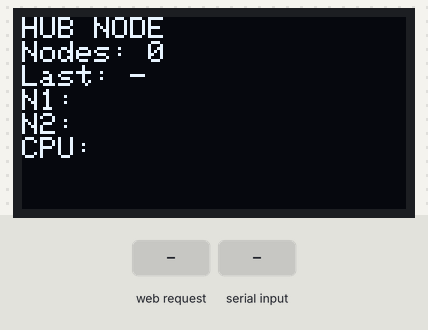
Bench run of a sketch on a simulated ESP32. Parts: 128×64 one-colour display. Inputs (shaded band) come from the test bench.

Above: at 1.2 s.
1.3 s: HTTP request GET /rfid received
At 2.2 s:
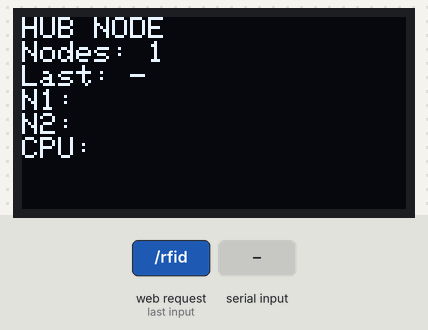
4.3 s: "/rfid\n" received over Serial
At 5.5 s:
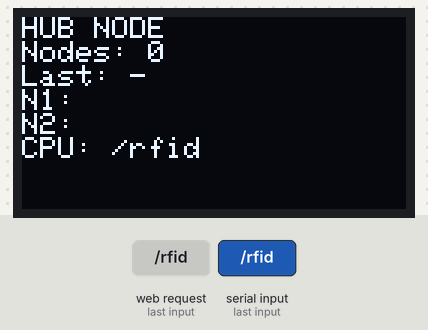
5.8 s: "/pot\n" received over Serial
At 7.0 s:
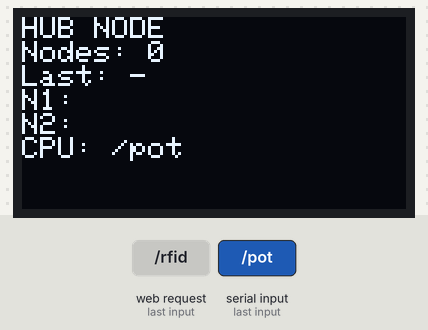
7.3 s: "/pbs\n" received over Serial
At 7.8 s:
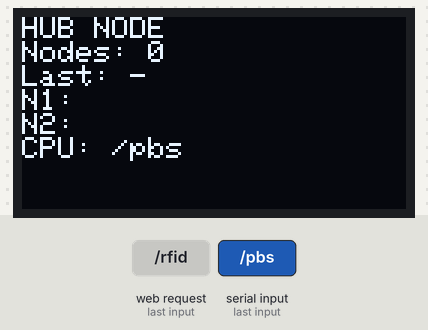
8.8 s: HTTP request GET /pot received
At 9.4 s:
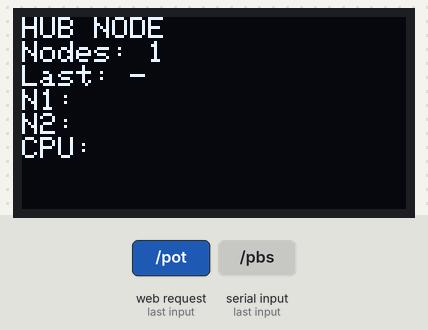
Timing chart, 0 to 11.8 s (numbered marks = the images above; inputs shaded):
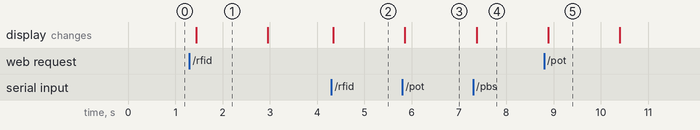

The sketch:

hub.ino
```cpp
#include <WiFi.h>
#include <Wire.h>
#include <Adafruit_SSD1306.h>
#include "esp_task_wdt.h"

#define WDT_TIMEOUT 5  // seconds

/* ================= OLED ================= */
#define OLED_SDA 8
#define OLED_SCL 9
Adafruit_SSD1306 display(128,64,&Wire,-1);

/* ================= WIFI ================= */
const char* AP_SSID = "HUB_NODE";
const char* AP_PASS = "12345678";
WiFiServer server(5000);

/* ================= CLIENT TRACKING ================= */
#define MAX_NODES 5
WiFiClient nodes[MAX_NODES];

/* ================= DATA ================= */
String node1Data = "";
String node2Data = "";
String cpuCmd = "";
String lastNode = "-";

/* ================= COUNT ACTIVE NODES ================= */
int countActiveNodes() {
  int count = 0;
  for(int i=0;i<MAX_NODES;i++) {
    if(nodes[i] && nodes[i].connected()) {
      count++;
    } else {
      nodes[i].stop(); // cleanup dead socket
    }
  }
  return count;
}

/* ================= OLED ================= */
void oledUpdate() {
  display.clearDisplay();
  display.setCursor(0,0);
  display.setTextSize(1);
  display.setTextColor(SSD1306_WHITE);

  display.println("HUB NODE");
  display.print("Nodes: ");
  display.println(countActiveNodes());
  display.print("Last: ");
  display.println(lastNode);

  display.print("N1: ");
  display.println(node1Data);

  display.print("N2: ");
  display.println(node2Data);

  display.print("CPU: ");
  display.println(cpuCmd);

  display.display();
}

/* ================= ACCEPT NEW NODES ================= */
void acceptNewNode() {
  WiFiClient newClient = server.available();
  if(!newClient) return;

  for(int i=0;i<MAX_NODES;i++) {
    if(!nodes[i] || !nodes[i].connected()) {
      nodes[i] = newClient;
      return;
    }
  }
  newClient.stop(); // no slot
}

/* ================= RECEIVE FROM NODES ================= */
void receiveFromNodes() {
  for(int i=0;i<MAX_NODES;i++) {
    if(nodes[i] && nodes[i].connected() && nodes[i].available()) {

      String msg = nodes[i].readStringUntil('\n');
      msg.trim();
      if(!msg.length()) return;

      if(msg.startsWith("/rfid")) {
        node1Data = msg;
        lastNode = "NODE1";
        Serial.println(msg);  // send to CPU
      }

      if(msg.startsWith("/pot")) {
        node2Data = msg;
        lastNode = "NODE2";
        Serial.println(msg);  // send to CPU
      }

      if(msg.startsWith("/pbs")) {
        node2Data = msg;
        lastNode = "NODE2";
        Serial.println(msg);  // send to CPU
      }
    }
  }
}

/* ================= RECEIVE FROM CPU ================= */
void receiveFromCPU() {
  if(!Serial.available()) return;

  cpuCmd = Serial.readStringUntil('\n');
  cpuCmd.trim();
}

/* ================= SEND TO NODE1 ONLY ================= */
void sendToNode1() {
  if(!cpuCmd.length()) return;

  for(int i=0;i<MAX_NODES;i++) {
    if(nodes[i] && nodes[i].connected()) {
      nodes[i].println(cpuCmd);   // send color
      cpuCmd = "";
      return;
    }
  }
}

/* ================= SETUP ================= */
void setup() {
  Serial.begin(9600);
    esp_task_wdt_config_t wdt_config = {
    .timeout_ms = WDT_TIMEOUT * 1000,
    .idle_core_mask = (1 << portNUM_PROCESSORS) - 1, // watch both cores
    .trigger_panic = true                            // reset on timeout
  };

  // Initialize watchdog
  esp_task_wdt_init(&wdt_config);

  // Add current task (Arduino loop task)
  esp_task_wdt_add(NULL);


  Wire.begin(OLED_SDA, OLED_SCL);
  display.begin(SSD1306_SWITCHCAPVCC,0x3C);

  WiFi.softAP(AP_SSID, AP_PASS);
  server.begin();
}

/* ================= LOOP ================= */
void loop() {
  acceptNewNode();
  receiveFromNodes();
  receiveFromCPU();
  sendToNode1();
  oledUpdate();
  esp_task_wdt_reset();
  delay(100);
}
```

Measured:
- after the input at 1.3 s, the display: changes after 0.14 s (image 1)
- after the input at 4.3 s, the display: changes at once (image 2)
- after the input at 5.8 s, the display: changes after 0.06 s (image 3)
- after the input at 7.3 s, the display: changes after 0.07 s (image 4)
- after the input at 8.8 s, the display: changes after 0.08 s (image 5)
- what the display in image 1 shows lasts 1.6 s, from 1.4 s to 3.0 s
